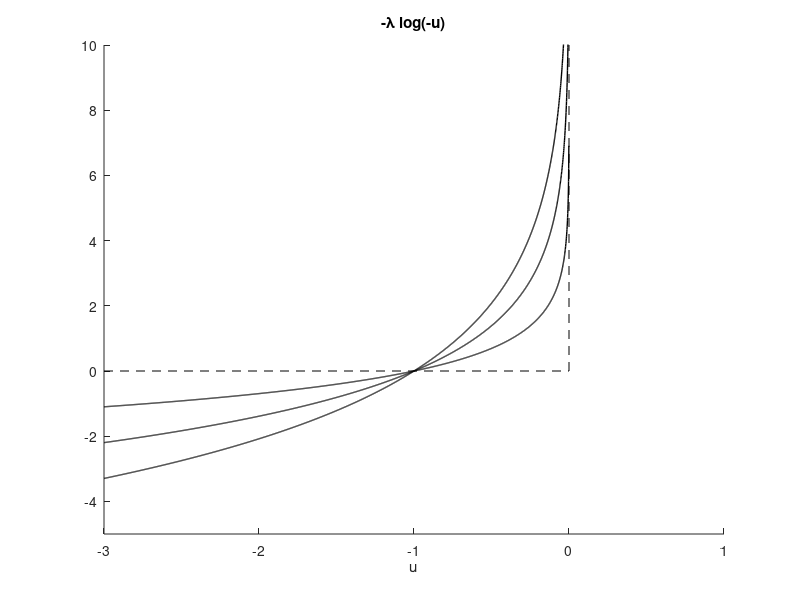

Here is the MATLAB script that generated this plot:
u=-3:0.001:0
figure(1);clf;
hold on
for lambda = 1:3
plot(u,-lambda*log(-u),'k','linewidth',1)
end
plot([-3,0],[0,0],'--k')
plot([0,0],[0,10],'--k')
hold off
xlabel('u')
title('-\lambda log(-u)')
text(0,25,'\infty')
set(gcf,'color','w')
axis([-3 1 -5 10])